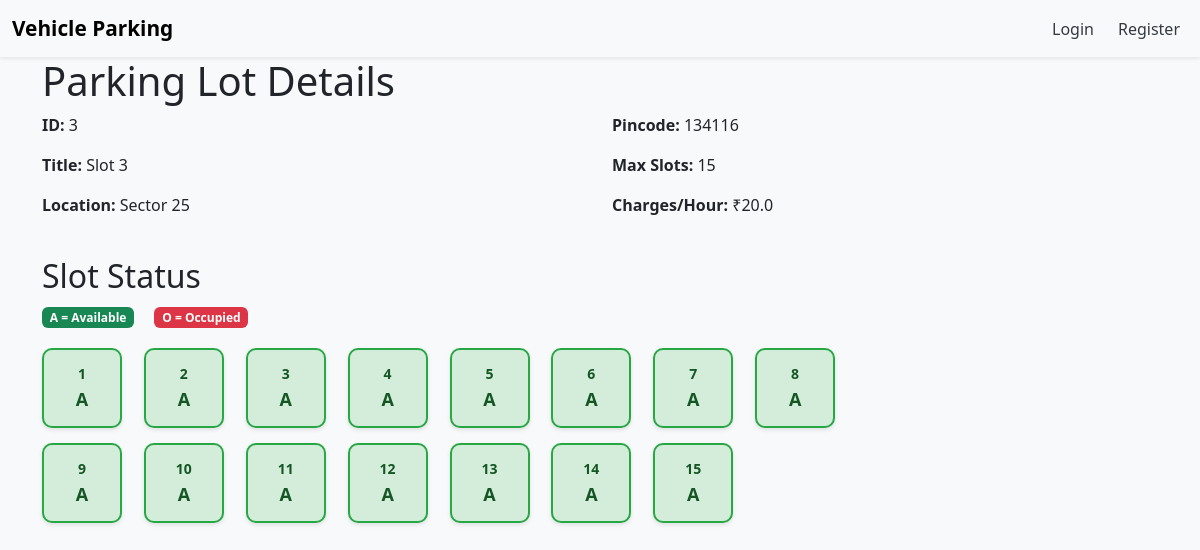
Screenshot of /slot/3/ with the database file from the repository.
### models.py (models this page shows)
class LotInfo(db.Model):
    __tablename__ = 'lots_info'
    lot_id = db.Column(db.Integer, primary_key=True)
    lot_title = db.Column(db.String(120), nullable=False)
    lot_location = db.Column(db.String(200))
    lot_zip = db.Column(db.String(10))
    rate_per_hr = db.Column(db.Float, nullable=False)
    total_slots = db.Column(db.Integer, nullable=False)
    slot_list = db.relationship('LotSlot', backref='parent_lot', cascade="all, delete", lazy=True)

class LotSlot(db.Model):
    __tablename__ = 'lot_slots'
    slot_id = db.Column(db.Integer, primary_key=True)
    parent_id = db.Column(db.Integer, db.ForeignKey('lots_info.lot_id'), nullable=False)
    slot_status = db.Column(db.String(1), default='A')  # String type now
    current_reservation = db.relationship('SlotReservation', backref='reserved_slot', lazy=True, uselist=False)

### routes.py (the view)
    @app.route('/slot/<int:slot_id>/')
    def view_slot(slot_id):
        slot = LotInfo.query.get(slot_id)
        if not slot:
            flash("Slot not found.")
            return redirect(url_for('admin_login'))
        return render_template('show_slot.html', slot=slot)

### templates/show_slot.html (shortened to what this page needs)
{% extends "layout.html" %}
{% block content %}
<h1>Parking Lot Details</h1>
<div class="row mb-4">
    <div class="col-md-6">
        <p><strong>ID:</strong> {{ slot.lot_id }}</p>
        <p><strong>Title:</strong> {{ slot.lot_title }}</p>
        <p><strong>Location:</strong> {{ slot.lot_location }}</p>
    </div>
    <div class="col-md-6">
        <p><strong>Pincode:</strong> {{ slot.lot_zip }}</p>
        <p><strong>Max Slots:</strong> {{ slot.total_slots }}</p>
        <p><strong>Charges/Hour:</strong> ₹{{ slot.rate_per_hr }}</p>
    </div>
</div>
<h2 class="mt-4">Slot Status</h2>
<div class="mb-3">
    <span class="badge bg-success me-3">A = Available</span>
    <span class="badge bg-danger">O = Occupied</span>
</div>
<div class="slot-grid">
    {% for slot_obj in slot.slot_list %}
        <div class="slot-box {% if slot_obj.slot_status == 'O' %}occupied{% else %}available{% endif %}">
            <div class="slot-number">{{ loop.index }}</div>
            <div class="slot-status">{{ slot_obj.slot_status }}</div>
        </div>
    {% endfor %}
</div>
{% endblock %}

### templates/navbar.html (style rules this page uses)
body { background-color: #f8f9fa; }

### templates/show_slot.html (style rules this page uses)
.slot-grid { display: grid; grid-template-columns: repeat(auto-fill, minmax(80px, 1fr)); gap: 15px; max-width: 800px; margin-top: 20px; }
.slot-box { width: 80px; height: 80px; border-radius: 10px; display: flex; flex-direction: column; justify-content: center; align-items: center; font-weight: bold; box-shadow: 0 2px 4px rgba(0,0,0,0.1); transition: transform 0.2s ease; }
.slot-box.available { background-color: #d4edda; border: 2px solid #28a745; color: #155724; }
.slot-number { font-size: 14px; font-weight: bold; margin-bottom: 2px; }
.slot-status { font-size: 18px; font-weight: bold; }

### rows the page displays
LotInfo: lot_id "3", lot_title "Slot 3", lot_location "Sector 25", lot_zip "134116", total_slots "15", rate_per_hr "20.0"
LotSlot: slot_status "A"
LotSlot: slot_status "A"
LotSlot: slot_status "A"
LotSlot: slot_status "A"
LotSlot: slot_status "A"
LotSlot: slot_status "A"
LotSlot: slot_status "A"
LotSlot: slot_status "A"
LotSlot: slot_status "A"
LotSlot: slot_status "A"
LotSlot: slot_status "A"
LotSlot: slot_status "A"
LotSlot: slot_status "A"
LotSlot: slot_status "A"
LotSlot: slot_status "A"
